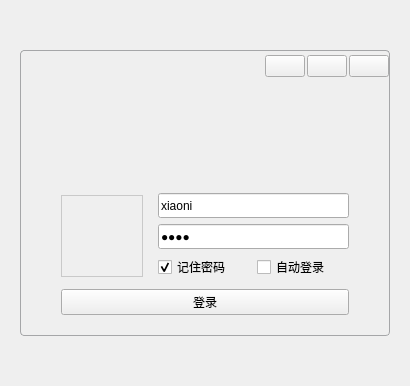
<?xml version="1.0" encoding="UTF-8"?>
<ui version="4.0">
 <class>LoginWidget</class>
 <widget class="QWidget" name="LoginWidget">
  <property name="geometry">
   <rect>
    <x>0</x>
    <y>0</y>
    <width>410</width>
    <height>386</height>
   </rect>
  </property>
  <property name="windowTitle">
   <string>登录界面</string>
  </property>
  <property name="windowIcon">
   <iconset resource="images.qrc">
    <normaloff>:/resource/background/app.png</normaloff>:/resource/background/app.png</iconset>
  </property>
  <property name="styleSheet">
   <string notr="true">QWidget#page, QWidget#page_2 {
	border: 1px solid #A5A6A8;
	border-radius: 4px;
}</string>
  </property>
  <layout class="QVBoxLayout" name="verticalLayout">
   <property name="spacing">
    <number>0</number>
   </property>
   <property name="leftMargin">
    <number>20</number>
   </property>
   <property name="topMargin">
    <number>50</number>
   </property>
   <property name="rightMargin">
    <number>20</number>
   </property>
   <property name="bottomMargin">
    <number>50</number>
   </property>
   <item>
    <widget class="RotatingStackedWidget" name="stackedWidget">
     <property name="currentIndex">
      <number>0</number>
     </property>
     <widget class="QWidget" name="page">
      <layout class="QVBoxLayout" name="verticalLayout_2">
       <property name="spacing">
        <number>0</number>
       </property>
       <property name="leftMargin">
        <number>1</number>
       </property>
       <property name="topMargin">
        <number>1</number>
       </property>
       <property name="rightMargin">
        <number>1</number>
       </property>
       <property name="bottomMargin">
        <number>1</number>
       </property>
       <item>
        <widget class="QWidget" name="widgetWinTitle" native="true">
         <property name="minimumSize">
          <size>
           <width>0</width>
           <height>30</height>
          </size>
         </property>
         <property name="maximumSize">
          <size>
           <width>16777215</width>
           <height>30</height>
          </size>
         </property>
         <layout class="QHBoxLayout" name="horizontalLayout_2" stretch="0,1,0,0,0">
          <property name="spacing">
           <number>2</number>
          </property>
          <property name="leftMargin">
           <number>10</number>
          </property>
          <property name="topMargin">
           <number>0</number>
          </property>
          <property name="rightMargin">
           <number>0</number>
          </property>
          <property name="bottomMargin">
           <number>0</number>
          </property>
          <item>
           <widget class="QLabel" name="labelWinIcon">
            <property name="minimumSize">
             <size>
              <width>30</width>
              <height>30</height>
             </size>
            </property>
            <property name="maximumSize">
             <size>
              <width>30</width>
              <height>30</height>
             </size>
            </property>
            <property name="text">
             <string/>
            </property>
            <property name="pixmap">
             <pixmap resource="images.qrc">:/resource/images/robot.png</pixmap>
            </property>
           </widget>
          </item>
          <item>
           <widget class="QLabel" name="labelWinTitle">
            <property name="styleSheet">
             <string notr="true">color: #FFFFFF;</string>
            </property>
            <property name="text">
             <string/>
            </property>
           </widget>
          </item>
          <item>
           <widget class="QPushButton" name="btnWinMenu">
            <property name="focusPolicy">
             <enum>Qt::NoFocus</enum>
            </property>
            <property name="text">
             <string/>
            </property>
            <property name="icon">
             <iconset resource="images.qrc">
              <normaloff>:/resource/common/ic_login_cfg.png</normaloff>:/resource/common/ic_login_cfg.png</iconset>
            </property>
           </widget>
          </item>
          <item>
           <widget class="QPushButton" name="btnWinMin">
            <property name="focusPolicy">
             <enum>Qt::NoFocus</enum>
            </property>
            <property name="text">
             <string/>
            </property>
            <property name="icon">
             <iconset resource="images.qrc">
              <normaloff>:/resource/common/ic_min.png</normaloff>:/resource/common/ic_min.png</iconset>
            </property>
           </widget>
          </item>
          <item>
           <widget class="QPushButton" name="btnWinClose">
            <property name="focusPolicy">
             <enum>Qt::NoFocus</enum>
            </property>
            <property name="text">
             <string/>
            </property>
            <property name="icon">
             <iconset resource="images.qrc">
              <normaloff>:/resource/common/ic_close_white.png</normaloff>:/resource/common/ic_close_white.png</iconset>
            </property>
           </widget>
          </item>
         </layout>
        </widget>
       </item>
       <item>
        <widget class="QWidget" name="widgetBody" native="true">
         <layout class="QVBoxLayout" name="verticalLayout_5">
          <property name="spacing">
           <number>0</number>
          </property>
          <property name="leftMargin">
           <number>0</number>
          </property>
          <property name="topMargin">
           <number>0</number>
          </property>
          <property name="rightMargin">
           <number>0</number>
          </property>
          <property name="bottomMargin">
           <number>0</number>
          </property>
          <item>
           <widget class="QLabel" name="labelWeclcom">
            <property name="text">
             <string/>
            </property>
            <property name="pixmap">
             <pixmap resource="images.qrc">:/resource/background/logo.png</pixmap>
            </property>
            <property name="alignment">
             <set>Qt::AlignCenter</set>
            </property>
           </widget>
          </item>
          <item>
           <layout class="QVBoxLayout" name="verticalLayout_4">
            <property name="spacing">
             <number>10</number>
            </property>
            <property name="leftMargin">
             <number>40</number>
            </property>
            <property name="topMargin">
             <number>20</number>
            </property>
            <property name="rightMargin">
             <number>40</number>
            </property>
            <property name="bottomMargin">
             <number>20</number>
            </property>
            <item>
             <layout class="QHBoxLayout" name="horizontalLayout_4">
              <property name="spacing">
               <number>15</number>
              </property>
              <item>
               <widget class="QLabel" name="labelUserHead">
                <property name="minimumSize">
                 <size>
                  <width>82</width>
                  <height>82</height>
                 </size>
                </property>
                <property name="maximumSize">
                 <size>
                  <width>82</width>
                  <height>82</height>
                 </size>
                </property>
                <property name="styleSheet">
                 <string notr="true">QLabel#labelUserHead {
	border: 1px solid #C9C9C9;
}</string>
                </property>
                <property name="text">
                 <string/>
                </property>
                <property name="pixmap">
                 <pixmap resource="images.qrc">:/resource/head/head-64.png</pixmap>
                </property>
                <property name="alignment">
                 <set>Qt::AlignCenter</set>
                </property>
               </widget>
              </item>
              <item>
               <widget class="QWidget" name="widgetInput" native="true">
                <layout class="QVBoxLayout" name="verticalLayout_3">
                 <property name="leftMargin">
                  <number>0</number>
                 </property>
                 <property name="topMargin">
                  <number>0</number>
                 </property>
                 <property name="rightMargin">
                  <number>0</number>
                 </property>
                 <property name="bottomMargin">
                  <number>0</number>
                 </property>
                 <item>
                  <widget class="QIconLineEdit" name="lineEditUser">
                   <property name="minimumSize">
                    <size>
                     <width>0</width>
                     <height>25</height>
                    </size>
                   </property>
                   <property name="maximumSize">
                    <size>
                     <width>16777215</width>
                     <height>25</height>
                    </size>
                   </property>
                   <property name="text">
                    <string>xiaoni</string>
                   </property>
                   <property name="placeholderText">
                    <string>用户名</string>
                   </property>
                  </widget>
                 </item>
                 <item>
                  <widget class="QIconLineEdit" name="lineEditPasswd">
                   <property name="minimumSize">
                    <size>
                     <width>0</width>
                     <height>25</height>
                    </size>
                   </property>
                   <property name="maximumSize">
                    <size>
                     <width>16777215</width>
                     <height>25</height>
                    </size>
                   </property>
                   <property name="text">
                    <string>1234</string>
                   </property>
                   <property name="echoMode">
                    <enum>QLineEdit::Password</enum>
                   </property>
                   <property name="placeholderText">
                    <string>用户密码</string>
                   </property>
                  </widget>
                 </item>
                 <item>
                  <layout class="QHBoxLayout" name="horizontalLayout">
                   <item>
                    <widget class="QCheckBox" name="checkBoxPasswd">
                     <property name="text">
                      <string>记住密码</string>
                     </property>
                     <property name="checked">
                      <bool>true</bool>
                     </property>
                    </widget>
                   </item>
                   <item>
                    <widget class="QCheckBox" name="checkBoxAutoLogin">
                     <property name="text">
                      <string>自动登录</string>
                     </property>
                     <property name="checked">
                      <bool>false</bool>
                     </property>
                    </widget>
                   </item>
                  </layout>
                 </item>
                </layout>
               </widget>
              </item>
             </layout>
            </item>
            <item>
             <layout class="QHBoxLayout" name="horizontalLayout_3">
              <property name="spacing">
               <number>15</number>
              </property>
              <item>
               <widget class="QPushButton" name="btnLogin">
                <property name="focusPolicy">
                 <enum>Qt::NoFocus</enum>
                </property>
                <property name="toolTip">
                 <string>登录</string>
                </property>
                <property name="text">
                 <string>登录</string>
                </property>
               </widget>
              </item>
             </layout>
            </item>
           </layout>
          </item>
         </layout>
        </widget>
       </item>
      </layout>
     </widget>
     <widget class="QWidget" name="page_2">
      <layout class="QVBoxLayout" name="verticalLayout_9">
       <property name="spacing">
        <number>0</number>
       </property>
       <property name="leftMargin">
        <number>1</number>
       </property>
       <property name="topMargin">
        <number>1</number>
       </property>
       <property name="rightMargin">
        <number>1</number>
       </property>
       <property name="bottomMargin">
        <number>1</number>
       </property>
       <item>
        <widget class="QWidget" name="widgetWinTitle_2" native="true">
         <property name="minimumSize">
          <size>
           <width>0</width>
           <height>30</height>
          </size>
         </property>
         <property name="maximumSize">
          <size>
           <width>16777215</width>
           <height>30</height>
          </size>
         </property>
         <layout class="QHBoxLayout" name="horizontalLayout_5" stretch="1,0,0">
          <property name="spacing">
           <number>5</number>
          </property>
          <property name="leftMargin">
           <number>10</number>
          </property>
          <property name="topMargin">
           <number>0</number>
          </property>
          <property name="rightMargin">
           <number>0</number>
          </property>
          <property name="bottomMargin">
           <number>0</number>
          </property>
          <item>
           <widget class="QLabel" name="labelWinTitle_2">
            <property name="styleSheet">
             <string notr="true">color: #FFFFFF;</string>
            </property>
            <property name="text">
             <string>登录配置</string>
            </property>
           </widget>
          </item>
          <item>
           <widget class="QPushButton" name="btnWinMin_2">
            <property name="focusPolicy">
             <enum>Qt::NoFocus</enum>
            </property>
            <property name="text">
             <string/>
            </property>
            <property name="icon">
             <iconset resource="images.qrc">
              <normaloff>:/resource/common/ic_min.png</normaloff>:/resource/common/ic_min.png</iconset>
            </property>
           </widget>
          </item>
          <item>
           <widget class="QPushButton" name="btnWinClose_2">
            <property name="focusPolicy">
             <enum>Qt::NoFocus</enum>
            </property>
            <property name="text">
             <string/>
            </property>
            <property name="icon">
             <iconset resource="images.qrc">
              <normaloff>:/resource/common/ic_close_white.png</normaloff>:/resource/common/ic_close_white.png</iconset>
            </property>
           </widget>
          </item>
         </layout>
        </widget>
       </item>
       <item>
        <widget class="QWidget" name="widgetBody_2" native="true">
         <layout class="QVBoxLayout" name="verticalLayout_6">
          <item>
           <widget class="QGroupBox" name="groupBox">
            <property name="title">
             <string>服务器设置</string>
            </property>
            <layout class="QVBoxLayout" name="verticalLayout_7">
             <item>
              <layout class="QHBoxLayout" name="horizontalLayout_6">
               <property name="rightMargin">
                <number>0</number>
               </property>
               <item>
                <layout class="QFormLayout" name="formLayout">
                 <item row="0" column="0">
                  <widget class="QLabel" name="label_3">
                   <property name="text">
                    <string>服务器地址配置：</string>
                   </property>
                  </widget>
                 </item>
                 <item row="0" column="1">
                  <widget class="QIPLineEdit" name="lineEditHostAddr">
                   <property name="text">
                    <string>192.168.5.181</string>
                   </property>
                  </widget>
                 </item>
                 <item row="1" column="0">
                  <widget class="QLabel" name="label_4">
                   <property name="text">
                    <string>消息服务器端口：</string>
                   </property>
                  </widget>
                 </item>
                 <item row="1" column="1">
                  <widget class="QLineEdit" name="lineEditHostMsgPort">
                   <property name="text">
                    <string>60001</string>
                   </property>
                  </widget>
                 </item>
                 <item row="2" column="0">
                  <widget class="QLabel" name="label_5">
                   <property name="text">
                    <string>文件服务器端口：</string>
                   </property>
                  </widget>
                 </item>
                 <item row="2" column="1">
                  <widget class="QLineEdit" name="lineEditHostFilePort">
                   <property name="text">
                    <string>60002</string>
                   </property>
                  </widget>
                 </item>
                </layout>
               </item>
              </layout>
             </item>
             <item>
              <spacer name="verticalSpacer">
               <property name="orientation">
                <enum>Qt::Vertical</enum>
               </property>
               <property name="sizeHint" stdset="0">
                <size>
                 <width>20</width>
                 <height>157</height>
                </size>
               </property>
              </spacer>
             </item>
            </layout>
           </widget>
          </item>
          <item>
           <layout class="QHBoxLayout" name="horizontalLayout_7">
            <item>
             <spacer name="horizontalSpacer">
              <property name="orientation">
               <enum>Qt::Horizontal</enum>
              </property>
              <property name="sizeHint" stdset="0">
               <size>
                <width>40</width>
                <height>20</height>
               </size>
              </property>
             </spacer>
            </item>
            <item>
             <widget class="QPushButton" name="btnCancel">
              <property name="text">
               <string>取消</string>
              </property>
             </widget>
            </item>
            <item>
             <widget class="QPushButton" name="btnSaveCfg">
              <property name="text">
               <string>确定</string>
              </property>
             </widget>
            </item>
           </layout>
          </item>
         </layout>
        </widget>
       </item>
      </layout>
     </widget>
    </widget>
   </item>
  </layout>
 </widget>
 <customwidgets>
  <customwidget>
   <class>QIPLineEdit</class>
   <extends>QLineEdit</extends>
   <header>clineedit.h</header>
  </customwidget>
  <customwidget>
   <class>RotatingStackedWidget</class>
   <extends>QStackedWidget</extends>
   <header>rotatingstackedwidget.h</header>
   <container>1</container>
  </customwidget>
  <customwidget>
   <class>QIconLineEdit</class>
   <extends>QLineEdit</extends>
   <header>clineedit.h</header>
  </customwidget>
 </customwidgets>
 <resources>
  <include location="images.qrc"/>
 </resources>
 <connections>
  <connection>
   <sender>btnWinMin_2</sender>
   <signal>clicked()</signal>
   <receiver>LoginWidget</receiver>
   <slot>showMinimized()</slot>
   <hints>
    <hint type="sourcelabel">
     <x>87</x>
     <y>71</y>
    </hint>
    <hint type="destinationlabel">
     <x>447</x>
     <y>67</y>
    </hint>
   </hints>
  </connection>
  <connection>
   <sender>btnWinClose_2</sender>
   <signal>clicked()</signal>
   <receiver>LoginWidget</receiver>
   <slot>close()</slot>
   <hints>
    <hint type="sourcelabel">
     <x>118</x>
     <y>76</y>
    </hint>
    <hint type="destinationlabel">
     <x>431</x>
     <y>167</y>
    </hint>
   </hints>
  </connection>
  <connection>
   <sender>btnWinMin</sender>
   <signal>clicked()</signal>
   <receiver>LoginWidget</receiver>
   <slot>showMinimized()</slot>
   <hints>
    <hint type="sourcelabel">
     <x>358</x>
     <y>68</y>
    </hint>
    <hint type="destinationlabel">
     <x>489</x>
     <y>157</y>
    </hint>
   </hints>
  </connection>
  <connection>
   <sender>btnWinClose</sender>
   <signal>clicked()</signal>
   <receiver>LoginWidget</receiver>
   <slot>close()</slot>
   <hints>
    <hint type="sourcelabel">
     <x>388</x>
     <y>72</y>
    </hint>
    <hint type="destinationlabel">
     <x>468</x>
     <y>195</y>
    </hint>
   </hints>
  </connection>
 </connections>
</ui>
